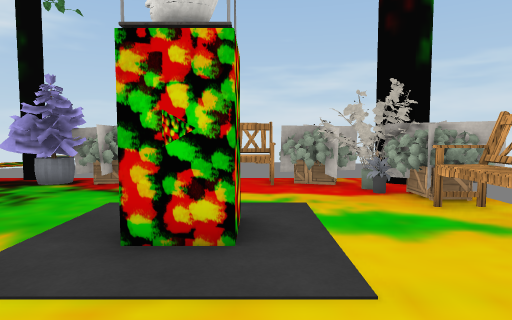
View 1 (above)

19 first-person views from a walk through a scene from a Unity 3-D project. The camera is 1.2 m above the floor, tilts 4° down and sees 75° across. The floor is counted in squares, 0.9 m on a side. Each view is taken from the middle of a square. On the plan, view 1 faces up. The plan holds only what a view shows up to about 15 squares ahead; the rest is blank. The place goes on beyond the plan. The player is left out. Some surface patterns are stand-ins.

View 2
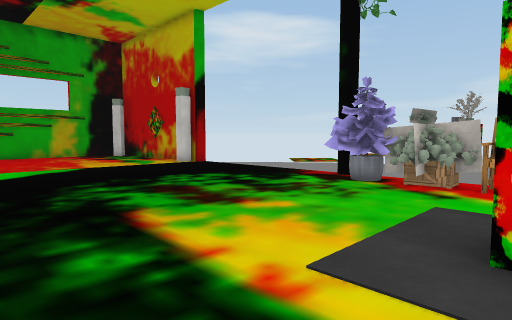

View 3
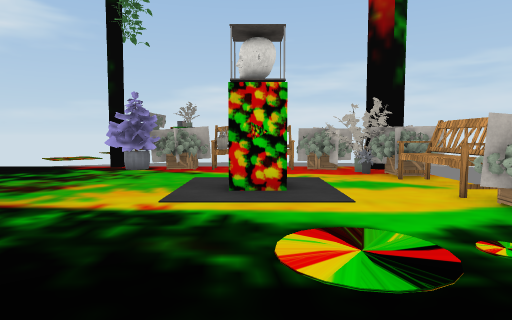

View 4
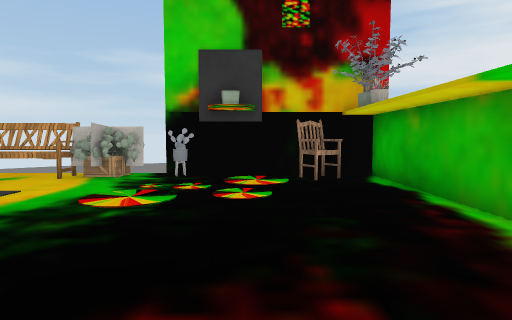

View 5
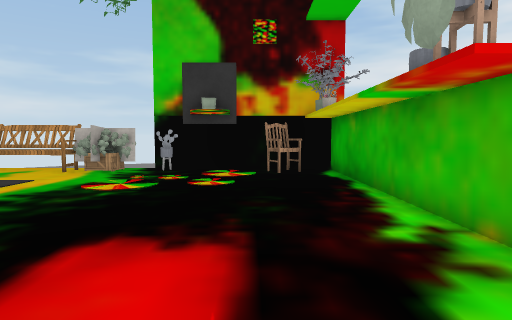

View 6
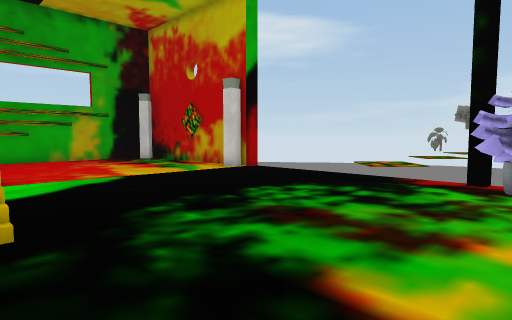

View 7
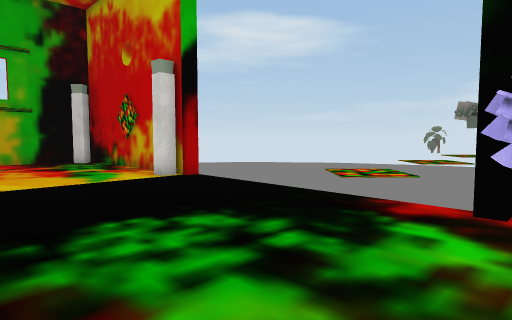

View 8
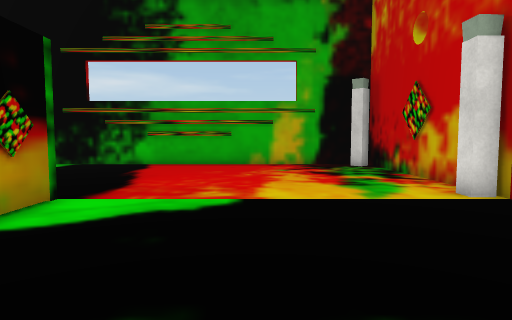

View 9
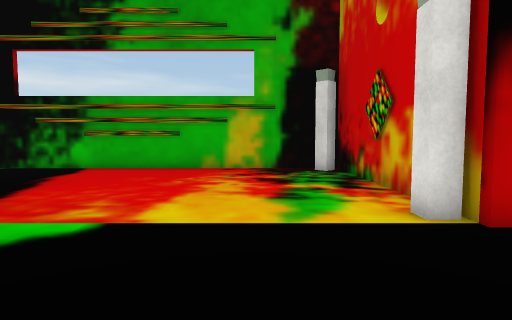

View 10
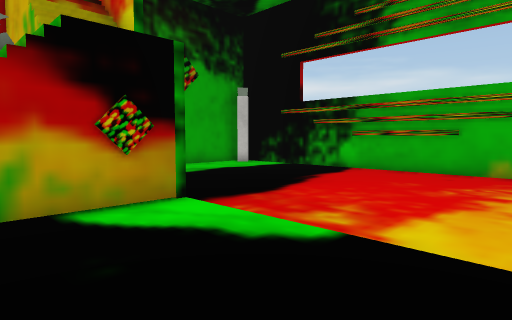

View 11
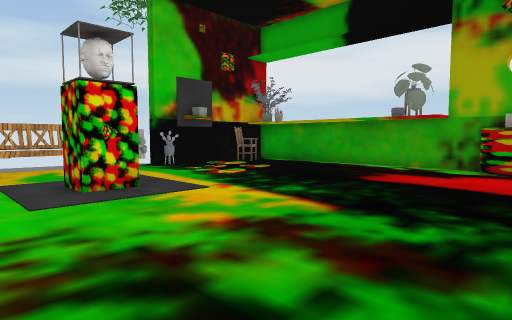

View 12
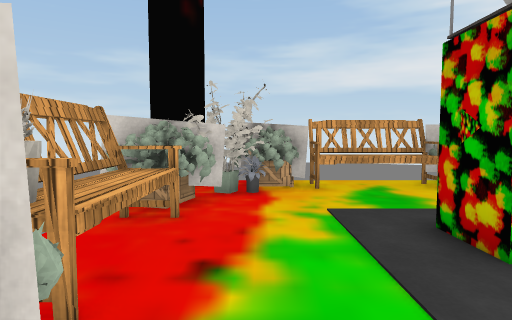

View 13
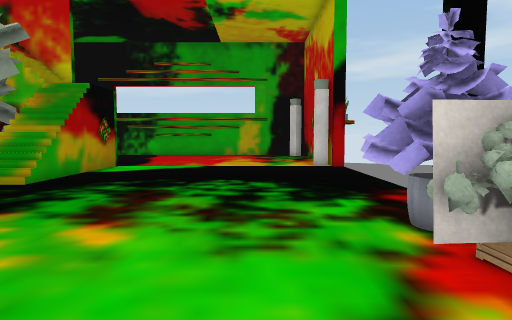

View 14
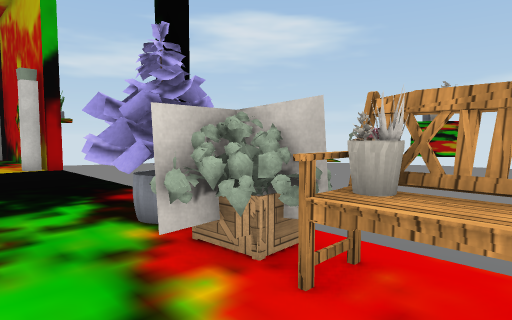

View 15
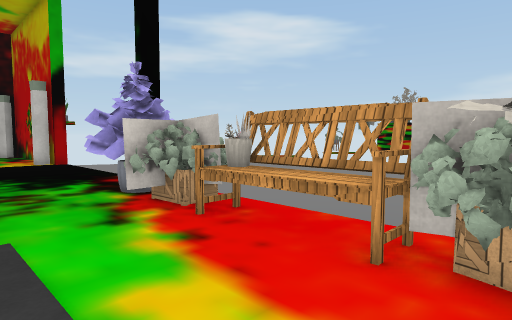

View 16
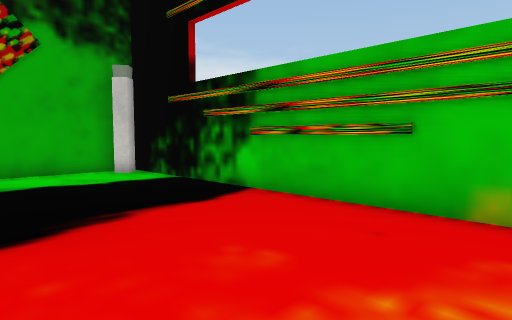

View 17
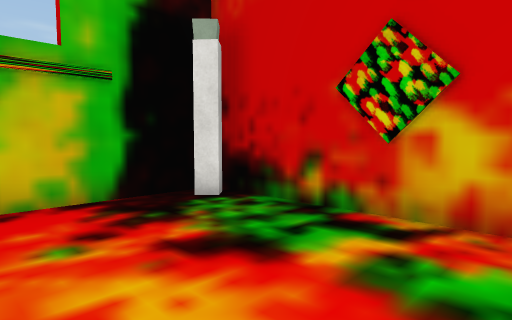

View 18
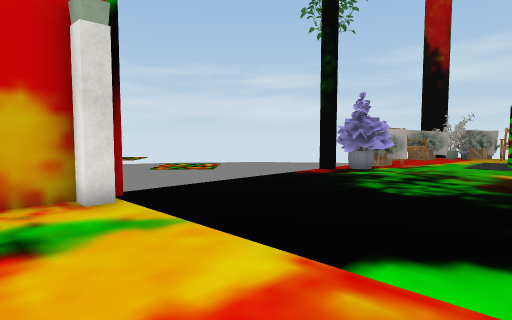

View 19
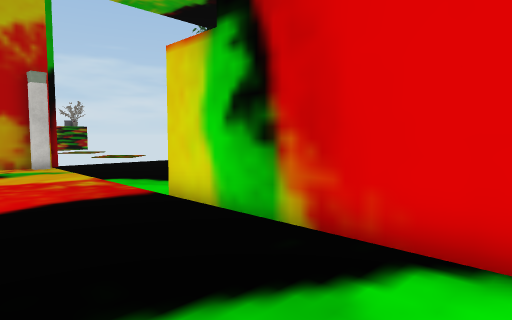

### Floor plan
Key: @ floor where view 1 was taken; # wall or solid block; x gap in a wall; . main floor; : floor 7.5 m higher than the main floor; / step, stairs or slope; v drop or lower ground; B bench; A box; P pot; C cactus; H chair; O other object.
Columns run from 25 left of view 1 to 5 right of it. Each row starts with its distance up from view 1.
 13              vv
 12
 11 O#########      vv#O OBBBBOOv
 10 ##########      ..OOOABBBBBO ##
  9 #.........      ..OOOOBBBBOPPPO
  8 #.........    .............PPPO
  7 #.........   ...............OAO
  6 #.........    ..............BBB
  5 #..........   .........OOO..BBB
  4 #..........   .........OOO..BBB
  3 #...........  ...............BB
  2 #...........   .............OAO
  1 #.........../  ..............AO
  0 #....       ////.........@...C#
 -1 #        x//vO  ..... .......C#
 -2 #        #/    O.....         #
 -3 #        #/     ......       .#
 -4 #........#      ......  .    H#
 -5 #..... ..#       .....      HH#
 -6 ##....  /:        O.......  .##
 -7  ####             #############
 -8                             P

Positions as (right, up) in squares from view 1, and headings:
1: (0, 0), facing up
2: (-1, 0), facing up-left
3: (-1, -4), facing up
4: (-7, -3), facing right
5: (-9, -4), facing right
6: (-5, 0), facing up-left
7: (-6, 4), facing up-left
8: (-9, 5), facing left
9: (-11, 7), facing left
10: (-12, 7), facing down-left
11: (-10, 8), facing down-right
12: (-5, 8), facing right
13: (-1, 7), facing left
14: (-1, 7), facing up-left
15: (2, 6), facing up-left
16: (-19, 6), facing down-left
17: (-18, 5), facing up-left
18: (-19, 3), facing up-right
19: (-20, -6), facing up-right
